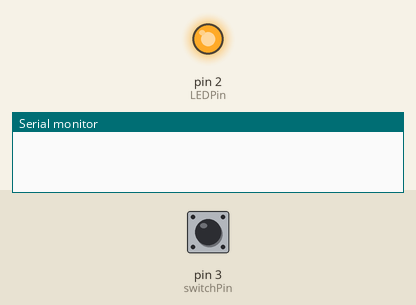
This sketch was run on a simulated Arduino Uno, built with avr-gcc and run on an emulated ATmega328P. Shown: output pins drawn as LEDs (lit = HIGH), the last lines printed to the serial monitor. Inputs (shaded band) come from the test bench; at power-on: pin 3 (switchPin) LOW.

Above: at 1.2 s.
1.3 s: pin 3 (switchPin) pulled HIGH for 0.15 s
At 1.38 s:
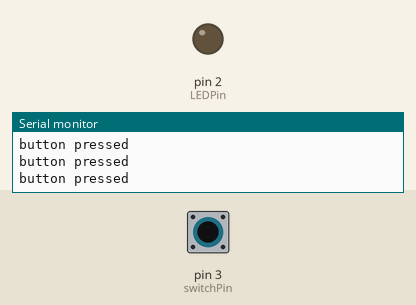
2.9 s: pin 3 (switchPin) pulled HIGH for 3.2 s
At 7.3 s:
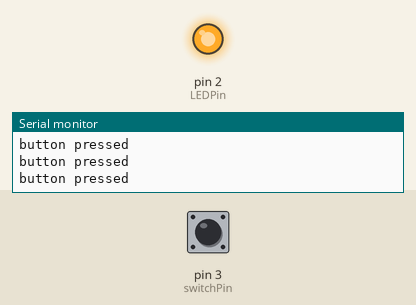
7.6 s: pin 3 (switchPin) driven HIGH
At 8.2 s:
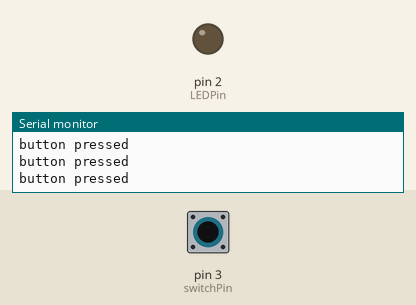
10.6 s: pin 3 (switchPin) driven LOW
At 12.0 s:
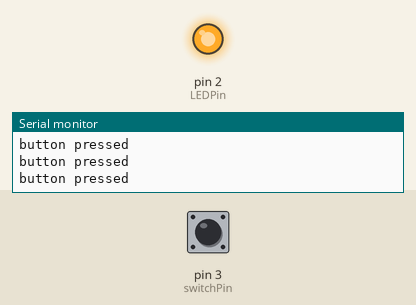
Timing chart, 0 to 13.1 s (numbered marks = the images above; inputs shaded):
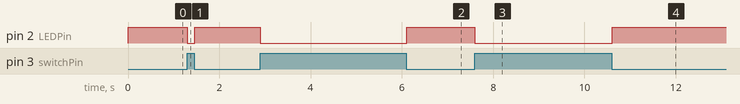

The sketch:

wk11_arduino_switch.ino
```cpp
const int LEDPin = 2;
const int switchPin = 3;
int switchVal;

void setup() {
  // put your setup code here, to run once:
  pinMode(LEDPin, OUTPUT);
  pinMode(switchPin, INPUT);
  Serial.begin(9600);
}

void loop() {
  // put your main code here, to run repeatedly:
switchVal = digitalRead(switchPin);
if(switchVal == HIGH){
  digitalWrite(LEDPin, LOW);
  Serial.println("button pressed");
} else{
  digitalWrite(LEDPin, HIGH);
}

}
```

Measured:
- after the input at 1.3 s, pin 2 (LEDPin): HIGH → LOW at once, → HIGH 0.17 s later
- after the input at 2.9 s, pin 2 (LEDPin): HIGH → LOW at once, → HIGH 3.2 s later
- after the input at 7.6 s, pin 2 (LEDPin): HIGH → LOW at once
- after the input at 10.6 s, pin 2 (LEDPin): LOW → HIGH at once
